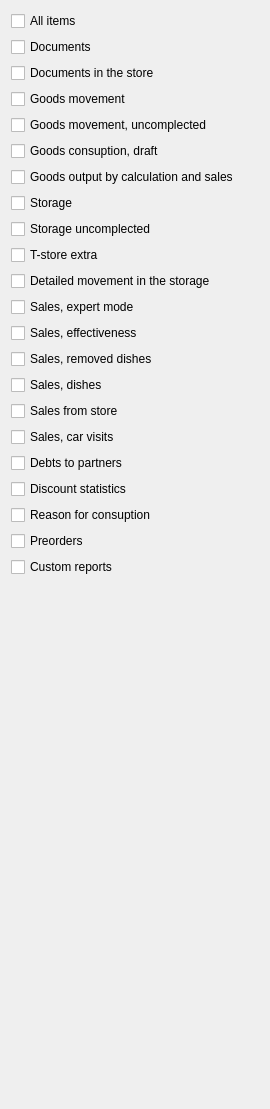
     <widget class="QWidget" name="tab_3">
      <attribute name="title">
       <string>Reports</string>
      </attribute>
      <layout class="QGridLayout" name="gridLayout_6">
       <item row="12" column="0">
        <widget class="C5CheckBox" name="checkBox_19">
         <property name="text">
          <string>Sales, expert mode</string>
         </property>
         <property name="Tag" stdset="0">
          <number>301</number>
         </property>
        </widget>
       </item>
       <item row="16" column="0">
        <widget class="C5CheckBox" name="checkBox_31">
         <property name="text">
          <string>Sales from store</string>
         </property>
         <property name="Tag" stdset="0">
          <number>306</number>
         </property>
        </widget>
       </item>
       <item row="1" column="0">
        <widget class="C5CheckBox" name="checkBox_20">
         <property name="text">
          <string>Documents</string>
         </property>
         <property name="Tag" stdset="0">
          <number>302</number>
         </property>
        </widget>
       </item>
       <item row="5" column="0">
        <widget class="C5CheckBox" name="checkBox_75">
         <property name="text">
          <string>Goods consuption, draft</string>
         </property>
         <property name="Tag" stdset="0">
          <number>209</number>
         </property>
        </widget>
       </item>
       <item row="11" column="0">
        <widget class="C5CheckBox" name="checkBox_48">
         <property name="text">
          <string>Detailed movement in the storage</string>
         </property>
         <property name="Tag" stdset="0">
          <number>310</number>
         </property>
        </widget>
       </item>
       <item row="18" column="0">
        <widget class="C5CheckBox" name="checkBox_57">
         <property name="text">
          <string>Debts to partners</string>
         </property>
         <property name="Tag" stdset="0">
          <number>312</number>
         </property>
        </widget>
       </item>
       <item row="14" column="0">
        <widget class="C5CheckBox" name="checkBox_45">
         <property name="text">
          <string>Sales, removed dishes</string>
         </property>
         <property name="Tag" stdset="0">
          <number>308</number>
         </property>
        </widget>
       </item>
       <item row="22" column="0">
        <widget class="C5CheckBox" name="checkBox_76">
         <property name="text">
          <string>Custom reports</string>
         </property>
         <property name="Tag" stdset="0">
          <number>320</number>
         </property>
        </widget>
       </item>
       <item row="23" column="1">
        <spacer name="verticalSpacer_6">
         <property name="orientation">
          <enum>Qt::Vertical</enum>
         </property>
         <property name="sizeHint" stdset="0">
          <size>
           <width>20</width>
           <height>521</height>
          </size>
         </property>
        </spacer>
       </item>
       <item row="2" column="0">
        <widget class="C5CheckBox" name="checkBox_27">
         <property name="text">
          <string>Documents in the store</string>
         </property>
         <property name="Tag" stdset="0">
          <number>307</number>
         </property>
        </widget>
       </item>
       <item row="8" column="0">
        <widget class="C5CheckBox" name="checkBox_72">
         <property name="text">
          <string>Storage uncomplected</string>
         </property>
         <property name="Tag" stdset="0">
          <number>317</number>
         </property>
        </widget>
       </item>
       <item row="19" column="0">
        <widget class="C5CheckBox" name="checkBox_55">
         <property name="text">
          <string>Discount statistics</string>
         </property>
         <property name="Tag" stdset="0">
          <number>311</number>
         </property>
        </widget>
       </item>
       <item row="3" column="0">
        <widget class="C5CheckBox" name="checkBox_40">
         <property name="text">
          <string>Goods movement</string>
         </property>
         <property name="Tag" stdset="0">
          <number>304</number>
         </property>
        </widget>
       </item>
       <item row="9" column="0">
        <widget class="C5CheckBox" name="checkBox_25">
         <property name="text">
          <string>T-store extra</string>
         </property>
         <property name="Tag" stdset="0">
          <number>305</number>
         </property>
        </widget>
       </item>
       <item row="4" column="0">
        <widget class="C5CheckBox" name="checkBox_73">
         <property name="text">
          <string>Goods movement, uncomplected</string>
         </property>
         <property name="Tag" stdset="0">
          <number>318</number>
         </property>
        </widget>
       </item>
       <item row="7" column="0">
        <widget class="C5CheckBox" name="checkBox_22">
         <property name="text">
          <string>Storage</string>
         </property>
         <property name="Tag" stdset="0">
          <number>303</number>
         </property>
        </widget>
       </item>
       <item row="21" column="0">
        <widget class="C5CheckBox" name="checkBox_70">
         <property name="text">
          <string>Preorders</string>
         </property>
         <property name="Tag" stdset="0">
          <number>315</number>
         </property>
        </widget>
       </item>
       <item row="17" column="0">
        <widget class="C5CheckBox" name="checkBox_64">
         <property name="text">
          <string>Sales, car visits</string>
         </property>
         <property name="Tag" stdset="0">
          <number>314</number>
         </property>
        </widget>
       </item>
       <item row="15" column="0">
        <widget class="C5CheckBox" name="checkBox_47">
         <property name="text">
          <string>Sales, dishes</string>
         </property>
         <property name="Tag" stdset="0">
          <number>309</number>
         </property>
        </widget>
       </item>
       <item row="20" column="0">
        <widget class="C5CheckBox" name="checkBox_61">
         <property name="text">
          <string>Reason for consuption</string>
         </property>
         <property name="Tag" stdset="0">
          <number>313</number>
         </property>
        </widget>
       </item>
       <item row="0" column="0">
        <widget class="C5CheckBox" name="chREportsAllItems">
         <property name="text">
          <string>All items</string>
         </property>
         <property name="Tag" stdset="0">
          <number>300</number>
         </property>
        </widget>
       </item>
       <item row="13" column="0">
        <widget class="C5CheckBox" name="checkBox_71">
         <property name="text">
          <string>Sales, effectiveness</string>
         </property>
         <property name="Tag" stdset="0">
          <number>316</number>
         </property>
        </widget>
       </item>
       <item row="6" column="0">
        <widget class="C5CheckBox" name="checkBox_96">
         <property name="text">
          <string>Goods output by calculation and sales</string>
         </property>
         <property name="Tag" stdset="0">
          <number>321</number>
         </property>
        </widget>
       </item>
      </layout>
     </widget>
